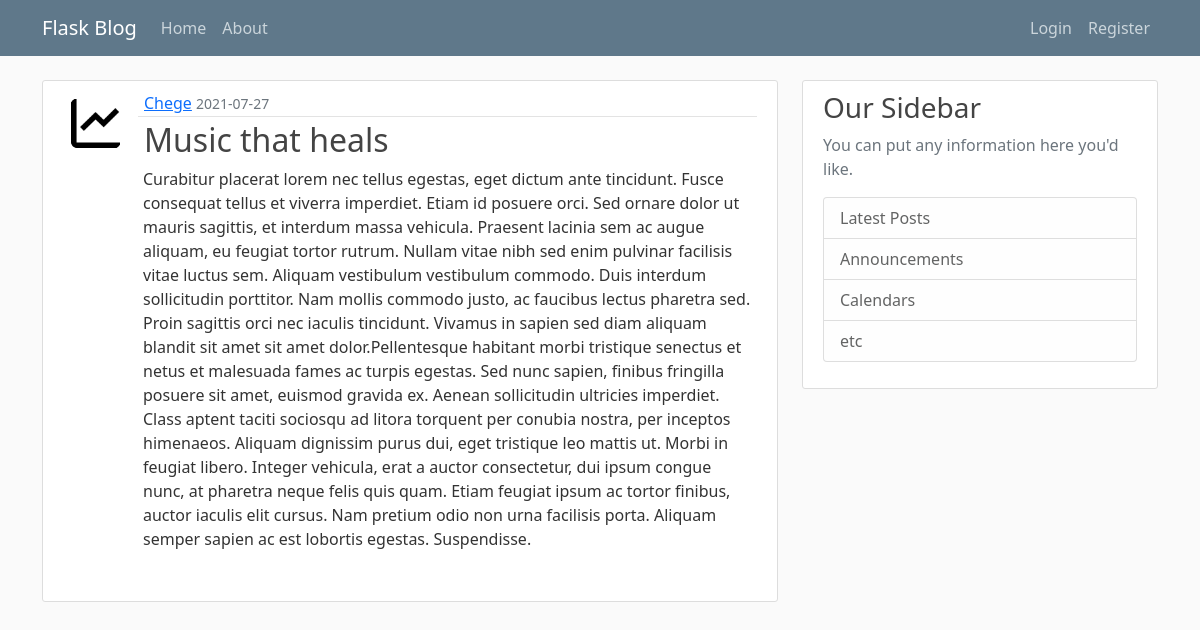
The page /post/2 on the database as committed earlier.
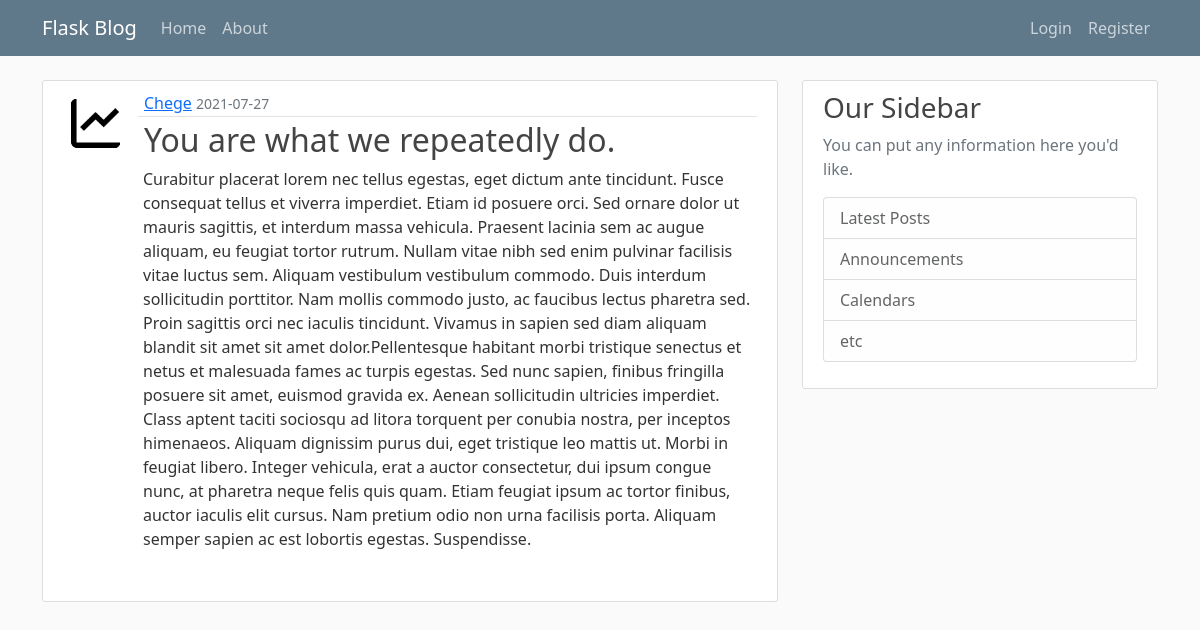
The same page on the database as committed later.
### flaskblog/models.py (models this page shows, shortened)
class Post(db.Model):
    id = db.Column(db.Integer, primary_key=True)
    title = db.Column(db.String(100),nullable=False)
    date_posted = db.Column(db.DateTime,nullable=False,default=datetime.utcnow)
    content = db.Column(db.Text,nullable=False)
    user_id = db.Column(db.Integer,db.ForeignKey('user.id'),nullable=False)

### flaskblog/routes.py (the view)
@app.route("/post/<int:post_id>")
def post(post_id):
    post = Post.query.get_or_404(post_id)
    return render_template('post.html',title=post.title,post=post)

### flaskblog/templates/post.html (shortened to what this page needs)
{%extends "layout.html"%}
{%block content%}
	<article class="media content-section">
	<img class="rounded-circle article-img" src="{{ url_for('static',filename='profile_pics/'+post.author.image_file) }}" ></img>
	  <div class="media-body">
	    <div class="article-metadata">
	      <a class="mr-2" href="{{url_for('user_post',username=post.author.username)}}">{{ post.author.username }}</a>
	      <small class="text-muted">{{ post.date_posted.strftime('%Y-%m-%d') }}</small>
	    </div>
	    <h2 class="article-title">{{ post.title }}</h2>
	    <p class="article-content">{{ post.content }}</p>
	  </div>
	</article>
{%endblock content%}

Rows that differ between the two databases and show on the page:
changed Post: title "Music that heals" → "You are what we repeatedly do."
